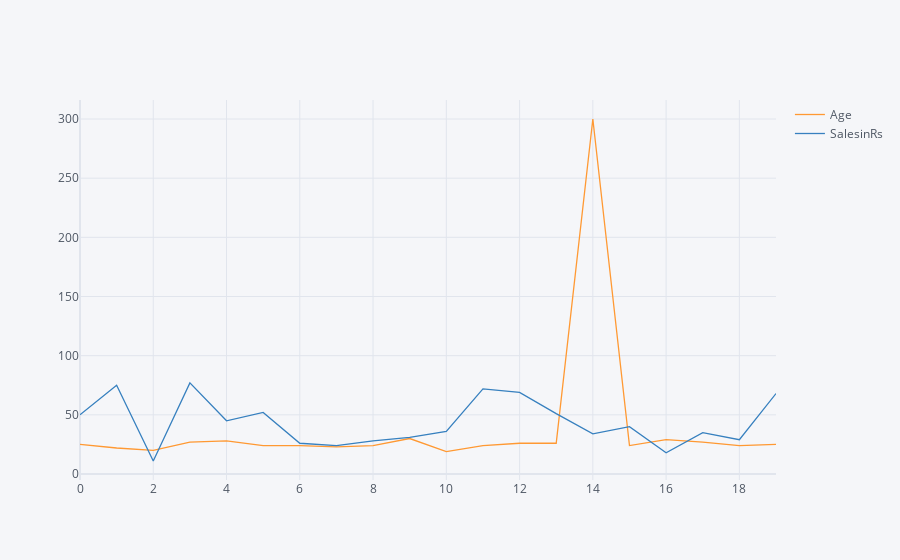

Notebook cell for this chart:
### Code cell
data[['Age','SalesinRs']].iplot()

### Figure 1 — Plotly figure (JSON) as saved in the notebook; plotly's stock layout.template omitted (floating-point values rounded to 4 significant figures)
{"data": [{"line": {"color": "rgba(255, 153, 51, 1.0)", "dash": "solid", "shape": "linear", "width": 1.3}, "mode": "lines", "name": "Age", "text": "", "type": "scatter", "x": [0, 1, 2, 3, 4, 5, 6, 7, 8, 9, 10, 11, 12, 13, 14, 15, 16, 17, 18, 19], "y": [25, 22, 20, 27, 28, 24, 24, 23, 24, 30, 19, 24, 26, 26, 300, 24, 29, 27, 24, 25]}, {"line": {"color": "rgba(55, 128, 191, 1.0)", "dash": "solid", "shape": "linear", "width": 1.3}, "mode": "lines", "name": "SalesinRs", "text": "", "type": "scatter", "x": [0, 1, 2, 3, 4, 5, 6, 7, 8, 9, 10, 11, 12, 13, 14, 15, 16, 17, 18, 19], "y": [50, 75, 11, 77, 45, 52, 26, 24, 28, 31, 36, 72, 69, 51, 34, 40, 18, 35, 29, 68]}], "layout": {"legend": {"bgcolor": "#F5F6F9", "font": {"color": "#4D5663"}}, "paper_bgcolor": "#F5F6F9", "plot_bgcolor": "#F5F6F9", "title": {"font": {"color": "#4D5663"}}, "xaxis": {"gridcolor": "#E1E5ED", "showgrid": true, "tickfont": {"color": "#4D5663"}, "title": {"font": {"color": "#4D5663"}, "text": ""}, "zerolinecolor": "#E1E5ED"}, "yaxis": {"gridcolor": "#E1E5ED", "showgrid": true, "tickfont": {"color": "#4D5663"}, "title": {"font": {"color": "#4D5663"}, "text": ""}, "zerolinecolor": "#E1E5ED"}}}
